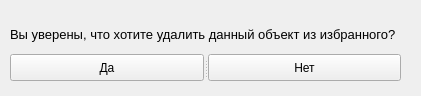
<?xml version="1.0" encoding="UTF-8"?>
<ui version="4.0">
 <class>Form</class>
 <widget class="QWidget" name="Form">
  <property name="geometry">
   <rect>
    <x>0</x>
    <y>0</y>
    <width>421</width>
    <height>96</height>
   </rect>
  </property>
  <property name="windowTitle">
   <string>Form</string>
  </property>
  <widget class="QWidget" name="layoutWidget">
   <property name="geometry">
    <rect>
     <x>10</x>
     <y>20</y>
     <width>391</width>
     <height>61</height>
    </rect>
   </property>
   <property name="font">
    <font>
     <pointsize>9</pointsize>
    </font>
   </property>
   <layout class="QVBoxLayout" name="verticalLayout">
    <item>
     <widget class="QLabel" name="label">
      <property name="font">
       <font>
        <pointsize>10</pointsize>
       </font>
      </property>
      <property name="text">
       <string>Вы уверены, что хотите удалить данный объект из избранного?</string>
      </property>
     </widget>
    </item>
    <item>
     <widget class="QSplitter" name="splitter">
      <property name="font">
       <font>
        <pointsize>9</pointsize>
       </font>
      </property>
      <property name="orientation">
       <enum>Qt::Horizontal</enum>
      </property>
      <widget class="QPushButton" name="yes_button">
       <property name="font">
        <font>
         <pointsize>9</pointsize>
        </font>
       </property>
       <property name="text">
        <string>Да</string>
       </property>
      </widget>
      <widget class="QPushButton" name="no_button">
       <property name="font">
        <font>
         <pointsize>9</pointsize>
        </font>
       </property>
       <property name="text">
        <string>Нет</string>
       </property>
      </widget>
     </widget>
    </item>
   </layout>
  </widget>
 </widget>
 <resources/>
 <connections/>
</ui>
